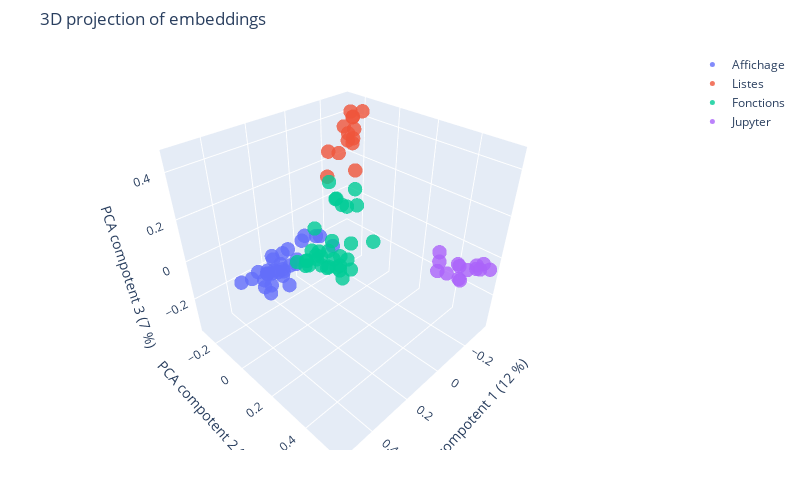

This figure's notebook cell:
### Markdown cell above
### 3D projection of embeddings

### Code cell
# With Plotly.
plot_3D_plotly(df, labels=component_labels)
